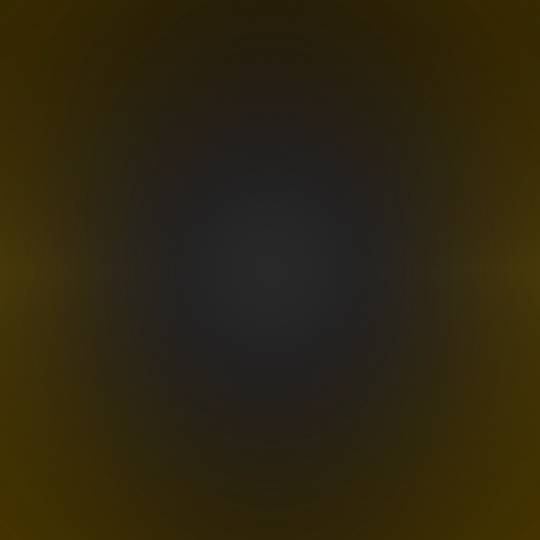
#> input picture assets/dia-de-sorte.jpg, 1080 x 1080 px (shown at 1/2 size)
$ python -i video_specials_v18.py   (imports and definitions only)
#> lines starting #> are read from the running program, lines starting #| are printed output that depends on the picture
from __future__ import annotations

from pathlib import Path
from typing import Any, Dict, List, Sequence, Tuple

from PIL import Image, ImageDraw

from lottery_result_v18 import ParsedLotteryResult, parse_lottery_result


def prepare_numbers(lottery: str, value: Any) -> Tuple[List[str], str]:
    parts = parse_lottery_result(lottery, value)
    return parts.display_numbers, parts.extra_display


# [145 lines left out: functions _safe_number_positions, _draw_title_safe, _draw_special_panel, render_reveal_background, not called in this run]


def criar_poster(data: Dict[str, Any], output_path: str | Path) -> str:
    import video_visual_v6 as v6

    loteria = str(data.get("loteria") or data.get("produto") or "Loteria").strip()
    raw = data.get("numeros") or data.get("descricao") or data.get("Descrição") or ""
    numbers = parse_lottery_result(loteria, raw).display_numbers
    image = render_reveal_background(data, final=True).convert("RGBA")
    for number, position in zip(numbers, _safe_number_positions(loteria, numbers)):
        image = Image.alpha_composite(image, v6.render_ball_overlay(data, number, position, newest=False))
    output = Path(output_path)
    output.parent.mkdir(parents=True, exist_ok=True)
    image.convert("RGB").save(output, quality=95)
    return str(output)


# [20 lines left out: function install_visual_support, not called in this run]


__all__ = ["criar_poster", "install_visual_support", "prepare_numbers", "render_reveal_background"]

>>> import cv2
>>> picture = cv2.imread('assets/dia-de-sorte.jpg', cv2.IMREAD_GRAYSCALE)
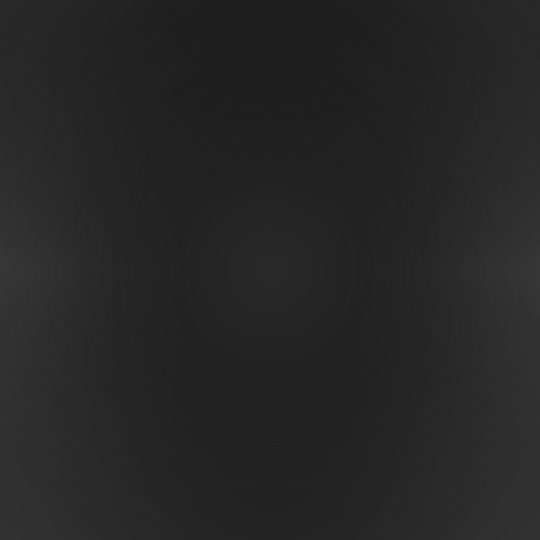
#> picture: shape (1080, 1080) (shown at 1/2 size); min 28, max 55, mean 38
>>> result = criar_poster(picture, 'out.png')
#> (the run stopped early here; a loop or call above may not have finished)

$ run again, on assets/dupla-sena.jpg
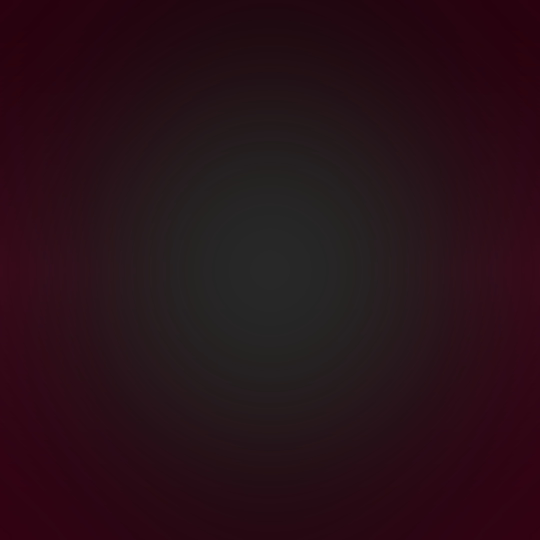
#> input picture assets/dupla-sena.jpg, 1080 x 1080 px (shown at 1/2 size)
#> `picture = cv2.imread('assets/dia-de-sorte.jpg', cv2.IMREAD_GRAYSCALE)`:
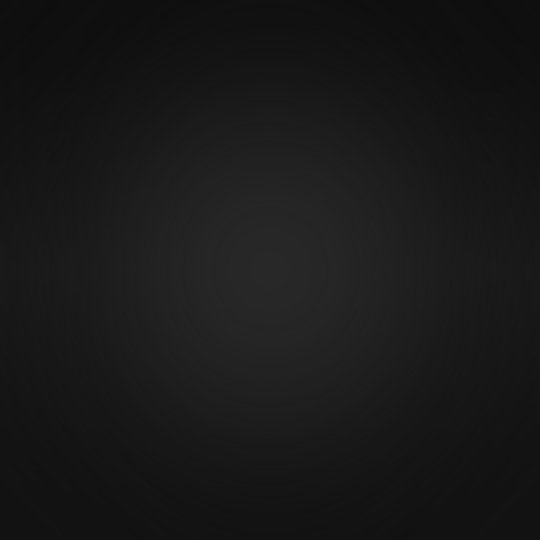
#> picture: shape (1080, 1080) (shown at 1/2 size); min 13, max 41, mean 24.4

$ run again, on assets/federal.jpg
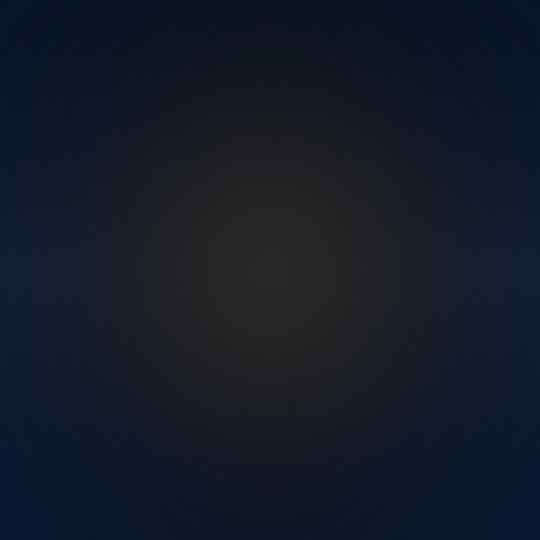
#> input picture assets/federal.jpg, 1080 x 1080 px (shown at 1/2 size)
#> `picture = cv2.imread('assets/dia-de-sorte.jpg', cv2.IMREAD_GRAYSCALE)`:
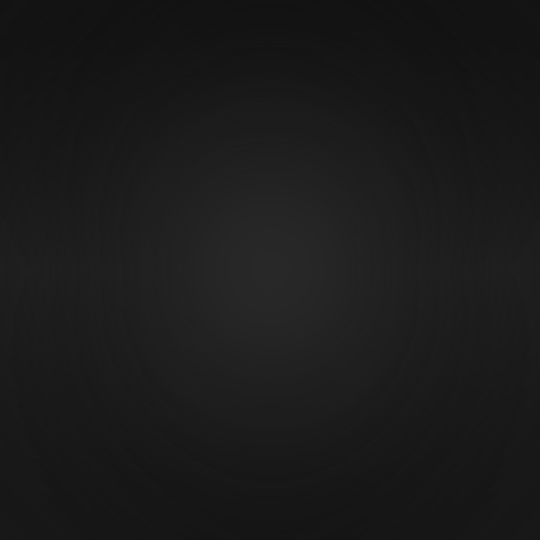
#> picture: shape (1080, 1080) (shown at 1/2 size); min 16, max 41, mean 26.4
